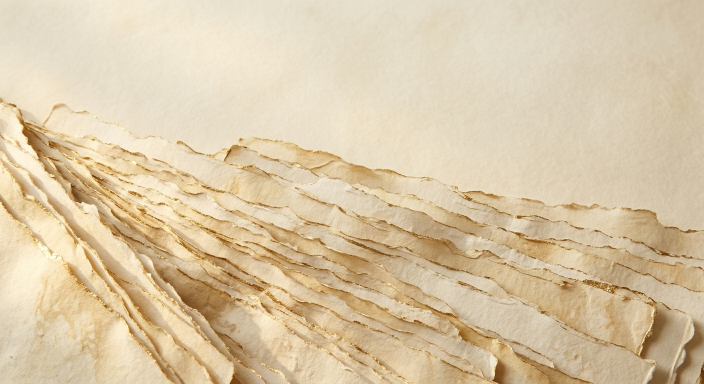
#> input picture screenshots/backgrounds/schedule.png, 1408 x 768 px, found by its file name (shown at 1/2 size)
$ python compose_search.py
#> lines starting #> are read from the running program, lines starting #| are printed output that depends on the picture
"""Search results asset, 3840x2560 (3:2, Apple's template size): cream paper, one
Playfair italic line, three Dynamic Island iPhones — Schedule (left), Home (centre,
larger, in front), Chat (right). The line and all three phones sit inside Apple's
template Art Safe Area (x 836-3004, y 765-1795). Captures are only ever downscaled."""
from PIL import Image, ImageDraw, ImageFilter, ImageFont

W, H = 3840, 2560
SAFE = (836, 765, 3004, 1795)
CAP = "screenshots/captures/iphone"
OUT = "screenshots/experiments/product-page"
INK = (43, 38, 34)        # brand ink #2B2622
GOLD = (194, 162, 76)     # brand gold #C2A24C
LINE = "Your guide to our wedding week"


def paper():
    bg = Image.open("screenshots/backgrounds/schedule.png").convert("RGB")
#> bg is the input picture: PIL image 1408x768 RGB; mean R, G, B 218.2, 199.2, 167.3
    s = max(W / bg.width, H / bg.height)
#> s = 3.33
    bg = bg.resize((round(bg.width * s), round(bg.height * s)), Image.LANCZOS)
#> bg: PIL image 4693x2560 RGB
    x0 = (bg.width - W) // 2
#> x0 = 426
    bg = bg.crop((x0, 0, x0 + W, H))
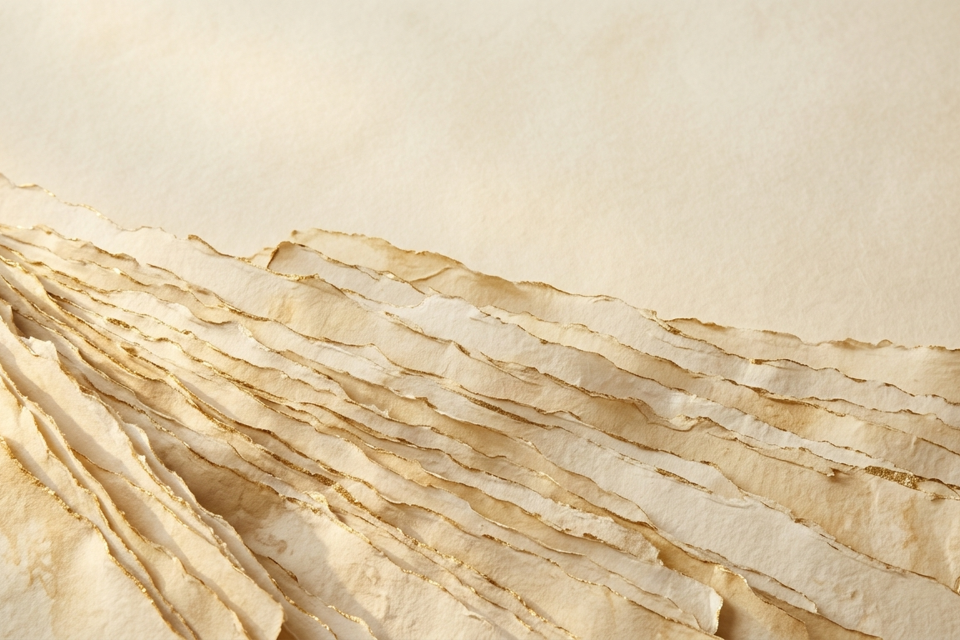
#> bg: PIL image 3840x2560 RGB (shown at 1/4 size); mean R, G, B 218.9, 199.8, 167.7
    return Image.blend(bg, Image.new("RGB", (W, H), (246, 239, 226)), 0.35)
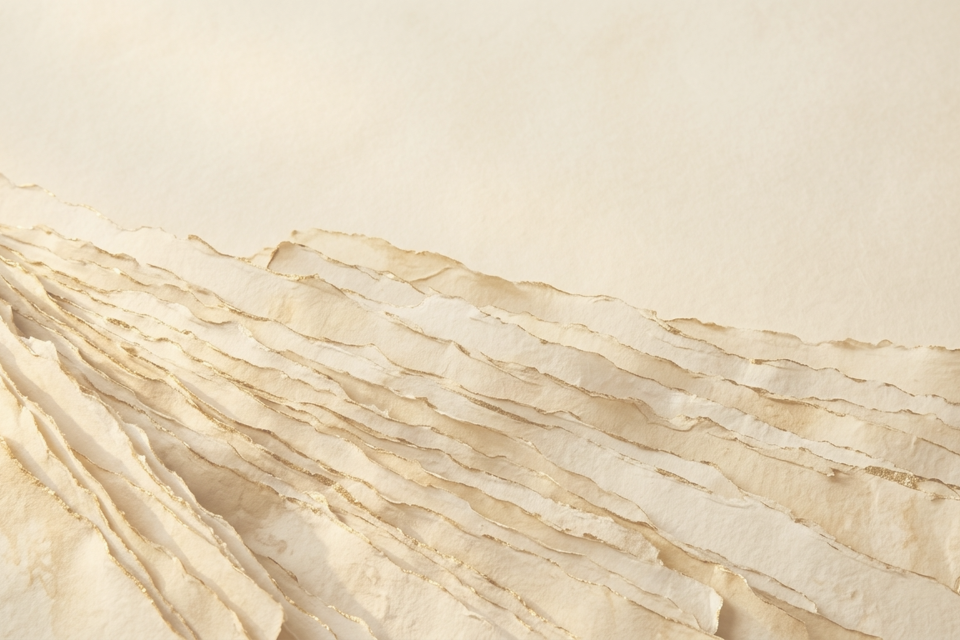
#> returned value: PIL image 3840x2560 RGB (shown at 1/4 size); mean R, G, B 227.9, 213, 187.6


def phone(capture, scale):
    scr = Image.open(f"{CAP}/{capture}.png").convert("RGB")
    assert scale <= 1.0, "never upscale a capture"
    sw, sh = round(402 * scale), round(874 * scale)
    scr = scr.resize((sw, sh), Image.LANCZOS)
    rim, bezel = max(2, round(4 * scale)), round(13 * scale)
    bw, bh = sw + 2 * (rim + bezel), sh + 2 * (rim + bezel)
    sr = round(55 * scale)
    br = sr + rim + bezel
    pad = round(8 * scale)
    im = Image.new("RGBA", (bw + 2 * pad, bh), (0, 0, 0, 0))
    d = ImageDraw.Draw(im)
    btn = (178, 179, 184, 255)
    for y, h in [(150, 32), (205, 62), (278, 62)]:
        d.rounded_rectangle([pad - 4 * scale, y * scale, pad + 3, (y + h) * scale], radius=2, fill=btn)
    for y, h in [(240, 92), (565, 50)]:
        d.rounded_rectangle([pad + bw - 3, y * scale, pad + bw + 4 * scale, (y + h) * scale], radius=2, fill=btn)
    d.rounded_rectangle([pad, 0, pad + bw - 1, bh - 1], radius=br, fill=(198, 199, 203, 255))
    d.rounded_rectangle([pad + 1, 1, pad + bw - 2, bh - 2], radius=br - 1, fill=(222, 223, 226, 255))
    d.rounded_rectangle([pad + rim - 1, rim - 1, pad + bw - rim, bh - rim], radius=br - rim + 1, fill=(120, 121, 124, 255))
    d.rounded_rectangle([pad + rim, rim, pad + bw - rim - 1, bh - rim - 1], radius=br - rim, fill=(19, 19, 19, 255))
    m = Image.new("L", (sw * 4, sh * 4), 0)
    ImageDraw.Draw(m).rounded_rectangle([0, 0, sw * 4 - 1, sh * 4 - 1], radius=sr * 4, fill=255)
    im.paste(scr, (pad + rim + bezel, rim + bezel), m.resize((sw, sh), Image.LANCZOS))
    return im, pad


def drop(canvas, x, y, w, h, r, alpha, blur, dy):
    sh = Image.new("RGBA", canvas.size, (0, 0, 0, 0))
    ImageDraw.Draw(sh).rounded_rectangle([x + 6, y + dy, x + w - 6, y + h + dy], radius=r, fill=(60, 42, 22, alpha))
    return Image.alpha_composite(canvas, sh.filter(ImageFilter.GaussianBlur(blur)))


canvas = paper().convert("RGBA")
d = ImageDraw.Draw(canvas)
f = ImageFont.truetype("ios-abhi-alisha/Shared/Resources/PlayfairDisplay-Italic.ttf", 104)
#> (the run stopped early here; a loop or call above may not have finished)

$ run again, with screenshots/backgrounds/chat.png copied over screenshots/backgrounds/schedule.png
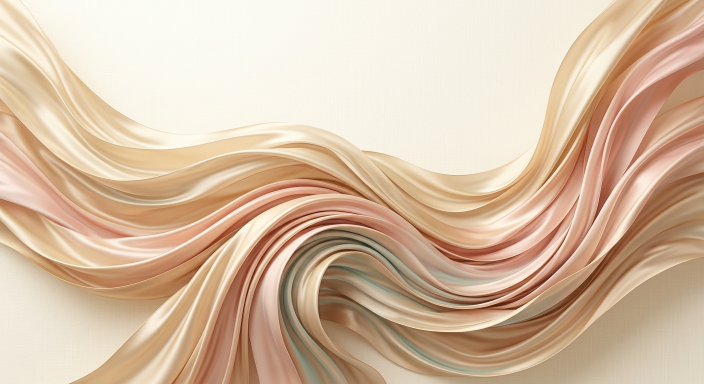
#> input picture screenshots/backgrounds/chat.png, 1408 x 768 px, found by its file name (shown at 1/2 size)
#> in paper, bg is the input picture: PIL image 1408x768 RGB; mean R, G, B 214.3, 188.5, 163.9
#> in paper, `bg = bg.crop((x0, 0, x0 + W, H))`:
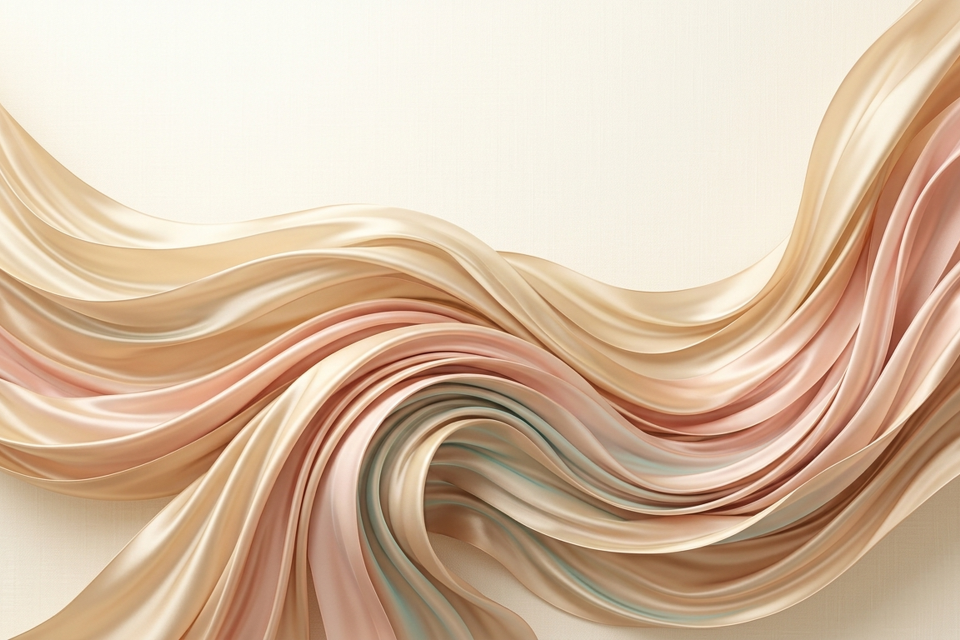
#> bg: PIL image 3840x2560 RGB (shown at 1/4 size); mean R, G, B 214.8, 189.5, 165.1
#> in paper, `return Image.blend(bg, Image.new("RGB", (W, H), (246, 239, 226)), 0.35)`:
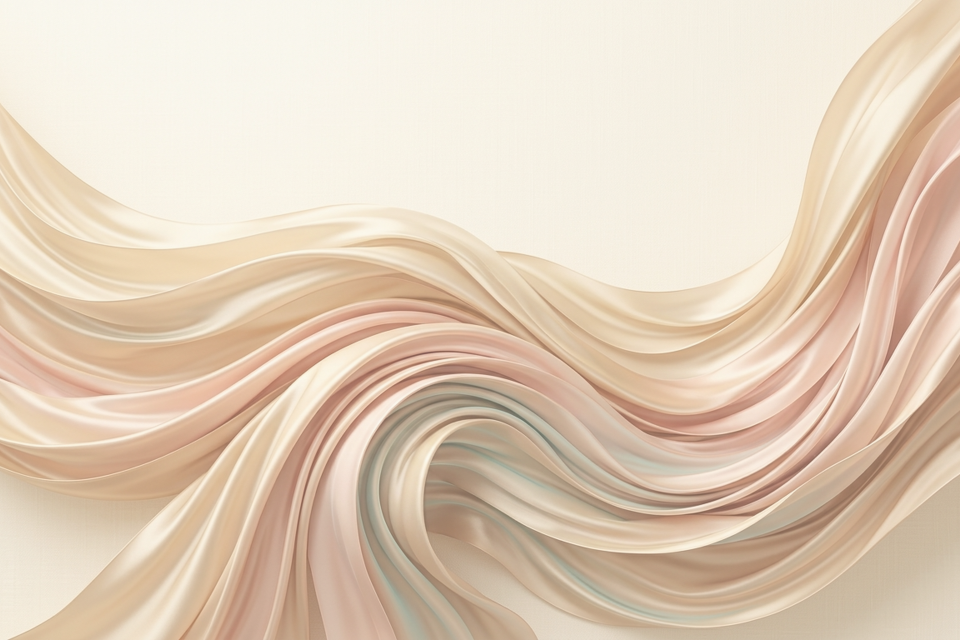
#> returned value: PIL image 3840x2560 RGB (shown at 1/4 size); mean R, G, B 225.2, 206.3, 186

$ run again, with screenshots/backgrounds/home.png copied over screenshots/backgrounds/schedule.png
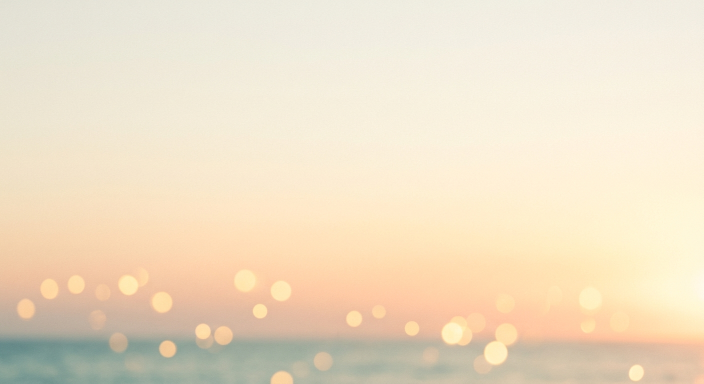
#> input picture screenshots/backgrounds/home.png, 1408 x 768 px, found by its file name (shown at 1/2 size)
#> in paper, bg is the input picture: PIL image 1408x768 RGB; mean R, G, B 237.8, 222.5, 197.5
#> in paper, `bg = bg.crop((x0, 0, x0 + W, H))`:
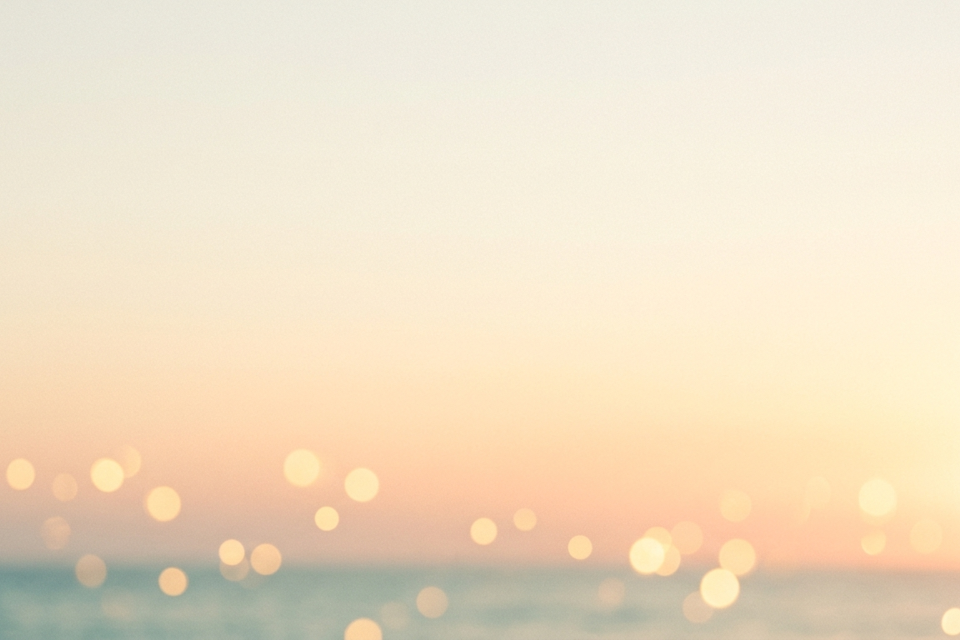
#> bg: PIL image 3840x2560 RGB (shown at 1/4 size); mean R, G, B 238.7, 222.6, 197.4
#> in paper, `return Image.blend(bg, Image.new("RGB", (W, H), (246, 239, 226)), 0.35)`:
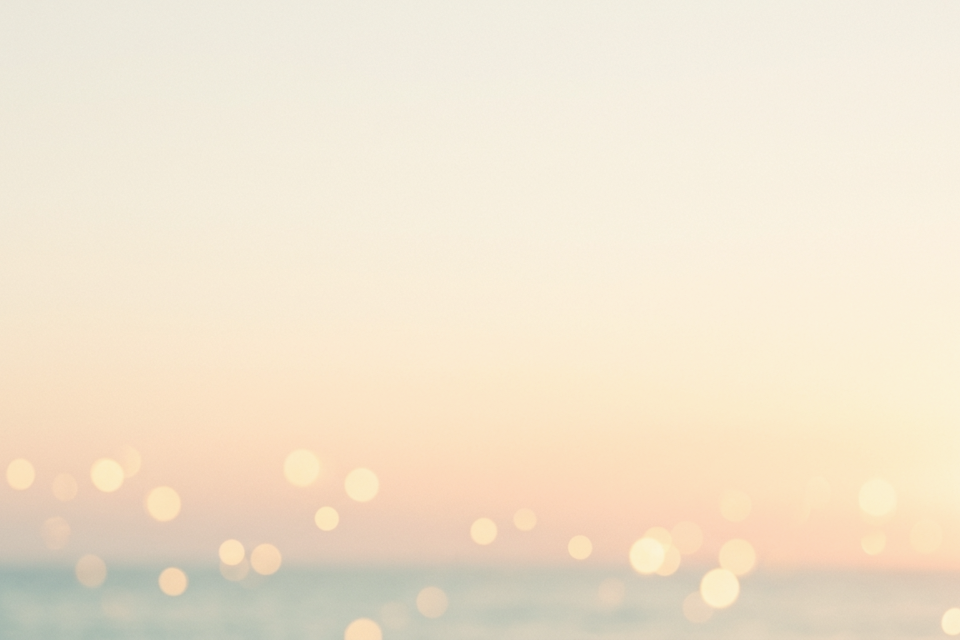
#> returned value: PIL image 3840x2560 RGB (shown at 1/4 size); mean R, G, B 240.7, 227.9, 206.9

$ run again, with screenshots/backgrounds/my_experience.png copied over screenshots/backgrounds/schedule.png
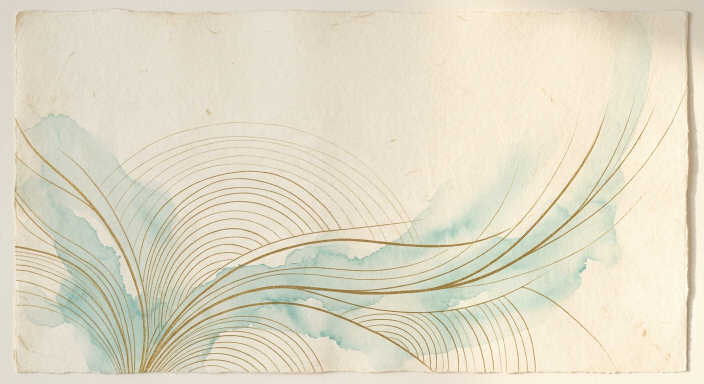
#> input picture screenshots/backgrounds/my_experience.png, 1408 x 768 px, found by its file name (shown at 1/2 size)
#> in paper, bg is the input picture: PIL image 1408x768 RGB; mean R, G, B 224.8, 218.8, 198.9
#> in paper, `bg = bg.crop((x0, 0, x0 + W, H))`:
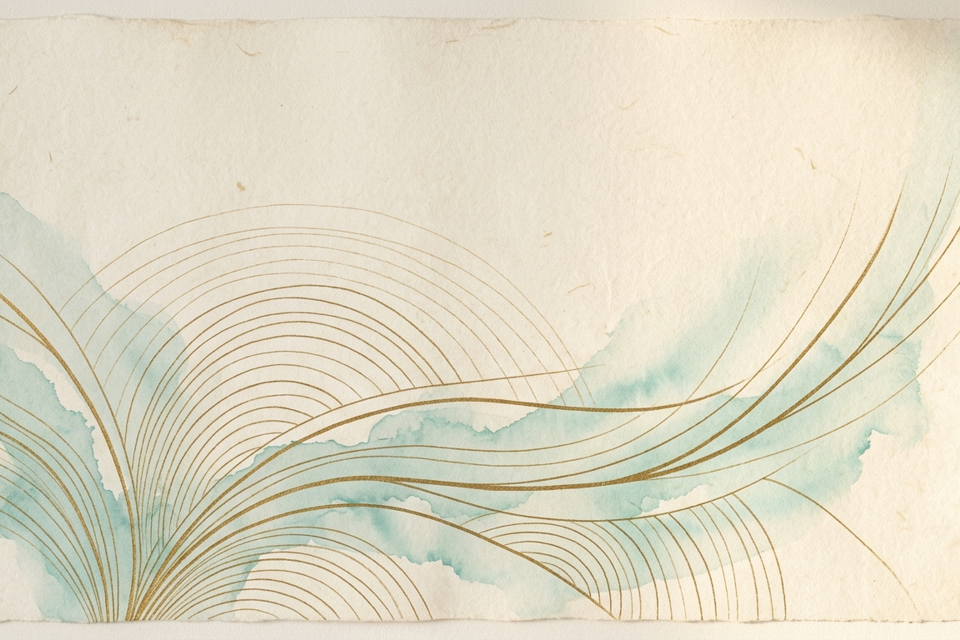
#> bg: PIL image 3840x2560 RGB (shown at 1/4 size); mean R, G, B 224, 218.5, 198.4
#> in paper, `return Image.blend(bg, Image.new("RGB", (W, H), (246, 239, 226)), 0.35)`:
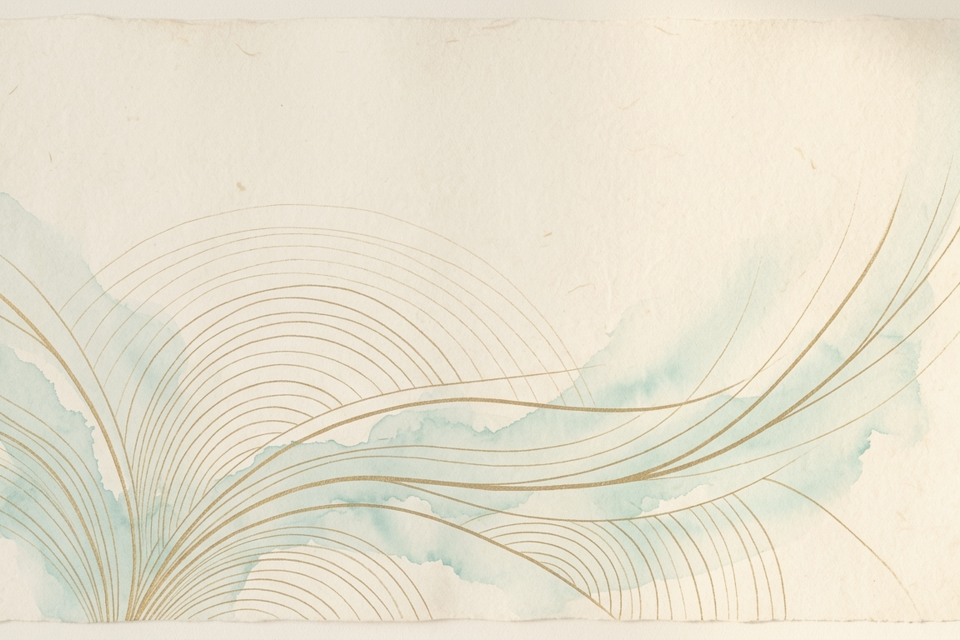
#> returned value: PIL image 3840x2560 RGB (shown at 1/4 size); mean R, G, B 231.2, 225.2, 207.6
